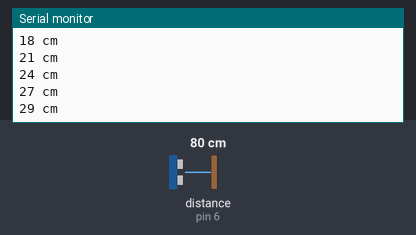
The sketch below on a simulated Arduino Uno, built with avr-gcc and run on an emulated ATmega328P. On the bench: the last lines printed to the serial monitor. Inputs (shaded band) come from the test bench; at power-on: distance to the obstacle (sensor on pin 6) 80 cm. The echo pulse lasts 58.3 µs per cm; no radio packets arrive unless stated.

Above: at 1.2 s.
1.3 s: distance to the obstacle (sensor on pin 6) set to 2 cm
At 1.35 s:
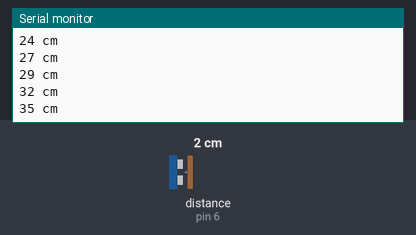
2.8 s: distance to the obstacle (sensor on pin 6) set to 4 cm
At 2.89 s:
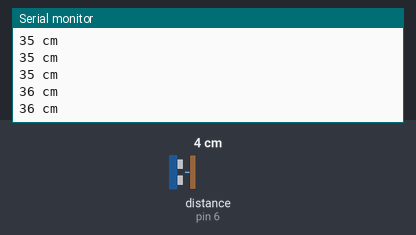
7.3 s: distance to the obstacle (sensor on pin 6) set to 299 cm
At 7.41 s:
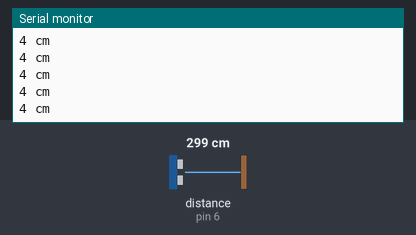
Timing chart, 0 to 10.3 s (numbered marks = the images above; inputs shaded):
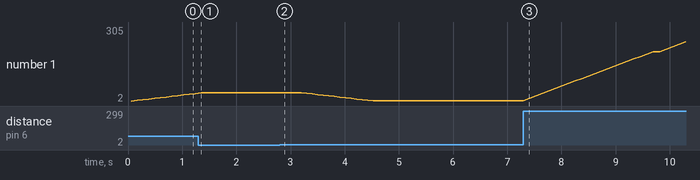

The sketch:

ultrasonicOutputTransmit.ino
```cpp
#include <SPI.h>
#include <nRF24L01.h>
#include <RF24.h>
#include <NewPing.h>

RF24 radio(10, 8); // CE, CSN
const byte address[6] = "00001";

#define TRIGGER_PIN  7
#define ECHO_PIN     6
#define MAX_DISTANCE 350
#define SIZE 30

NewPing sonar(TRIGGER_PIN, ECHO_PIN, MAX_DISTANCE);
unsigned short dataSet[SIZE], dataIdx=0;
unsigned short mean,sum,currentValue;

void sonicOutput(){
      sum=0;
      if(dataIdx<SIZE){
        dataIdx++;
      }else{
        dataIdx=0;
      }
      currentValue = sonar.ping_cm();
      dataSet[dataIdx]=currentValue;

      for(int i=0;i<SIZE;i++){
        sum+=dataSet[i];
      }
      mean = sum/SIZE;
      delay(50);
}

void setup() {
  dataSet[SIZE] = {0};
  Serial.begin(9600);
  radio.begin();
  radio.openWritingPipe(address);
  radio.setPALevel(RF24_PA_LOW);
  radio.stopListening();
}

void loop() {
  sonicOutput();
  char text[10];
  String str = String(mean) + " cm";
  str.toCharArray(text,10);
  radio.write(&text, sizeof(text));
  Serial.println(text);
  delay(50);
}
```

Measured:
- plotted number 1: 32 → 36 after the input at 1.3 s, 4 → 305 after the input at 7.3 s
